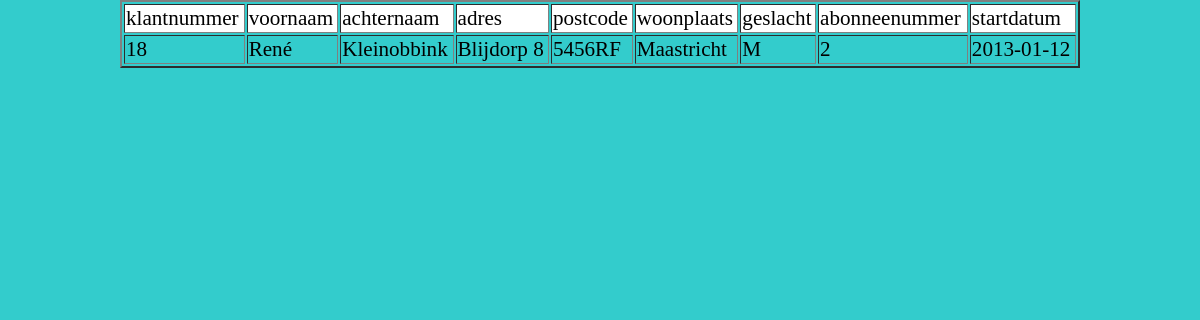
/Eersteklant.php, run on the app's committed database.
### tables this page shows
CREATE TABLE IF NOT EXISTS `klanten` (
`Klantnr` int(4) NOT NULL,
  `Voornaam` varchar(25) DEFAULT NULL,
  `Achternaam` varchar(30) DEFAULT NULL,
  `Adres` varchar(27) DEFAULT NULL,
  `Postcode` varchar(6) DEFAULT NULL,
  `Woonplaats` varchar(25) DEFAULT NULL,
  `Geslacht` varchar(1) DEFAULT NULL,
  `Abonneenr` int(1) DEFAULT NULL,
  `Startdatum` date DEFAULT NULL,
  `wachtwoord` varchar(255) NOT NULL,
  `Email` varchar(55) NOT NULL
);

### Eersteklant.php (the view, shortened to what this page needs)
<html>
<head>
	<link rel='stylesheet' type='text/css' href='BasicFit.css'>
	</head>
	<body>
	<?php
	require_once'DBCONFIG.php';
	try
	{
	$sQuery = "SELECT * FROM `klanten` ORDER BY `klanten`.`Startdatum` ASC LIMIT 0,1 ";
	$oStmt = $db->prepare($sQuery);
	$oStmt->execute();
		if($oStmt->rowcount()>0)
		{
			echo '<table border="2">';
			echo '<thead>';
			echo '<td>klantnummer</td>';
			echo '<td>voornaam</td>';
			echo '<td>achternaam</td>';
			echo '<td>adres</td>';
			echo '<td>postcode</td>';
			echo '<td>woonplaats</td>';
			echo '<td>geslacht</td>';
			echo '<td>abonneenummer</td>';
			echo '<td>startdatum</td>';
			echo '</thead>';
			while($aRow =$oStmt->fetch(PDO::FETCH_ASSOC))
			{
				echo '<tr>';
				echo '<td>'.$aRow['Klantnr'].'</td>';
				echo '<td>'.$aRow['Voornaam'].'</td>';
				echo '<td>'.$aRow['Achternaam'].'</td>';
				echo '<td>'.$aRow['Adres'].'</td>';
				echo '<td>'.$aRow['Postcode'].'</td>';
				echo '<td>'.$aRow['Woonplaats'].'</td>';
				echo '<td>'.$aRow['Geslacht'].'</td>';
				echo '<td>'.$aRow['Abonneenr'].'</td>';
				echo '<td>'.$aRow['Startdatum'].'</td>';
				echo '</tr>';
			}
			echo '</table>';
		}
		else
		{
		echo 'Helaas, geen gegevens bekend';
		}
	}
	catch(PDOException $e)
	{
		$sMsg= '<p>
		Regelnummer: '.$e->getLine().'<br/>
		Bestand: '.$e->getFile().'<br/>
		Foutmelding: '.$e->getMessage().'
		</p>';
		trigger_error($sMsg);
	}
?>
</body>
</html>

### BasicFit.css (style rules this page uses)
body { padding:0px; margin:0px; font-family:Cambria, Georgia, serif; line-height:1.2em; font-size:110%; background-color:#33CCCC; }
table { margin: 0 auto; width:80%; font-family: calibri; font-size: 1.2em; }
thead { background: #ffffff; }

### data on the page
klanten: Klantnr "18", Voornaam "René", Achternaam "Kleinobbink", Adres "Blijdorp 8", Postcode "5456RF", Woonplaats "Maastricht", Geslacht "M", Abonneenr "2", Startdatum "2013-01-12"
